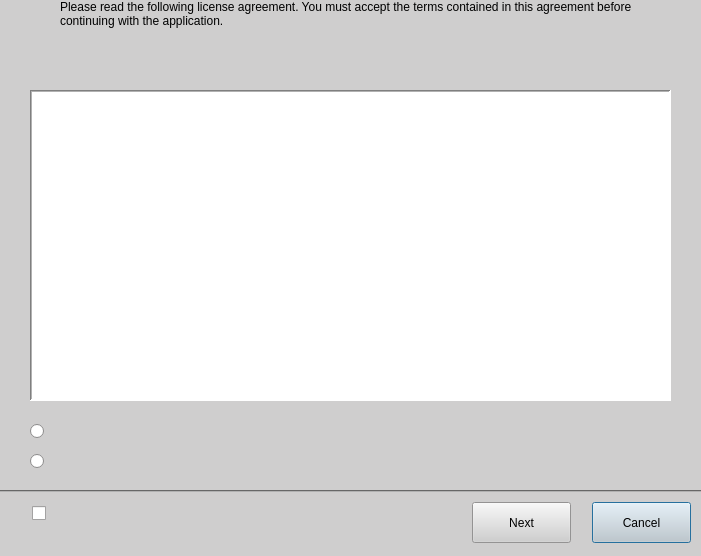
<?xml version="1.0" encoding="UTF-8"?>
<ui version="4.0">
 <class>Eula</class>
 <widget class="QDialog" name="MainWindow">
  <property name="geometry">
   <rect>
    <x>0</x>
    <y>0</y>
    <width>701</width>
    <height>556</height>
   </rect>
  </property>
  <property name="sizePolicy">
   <sizepolicy hsizetype="Fixed" vsizetype="Fixed">
    <horstretch>0</horstretch>
    <verstretch>0</verstretch>
   </sizepolicy>
  </property>
  <property name="palette">
   <palette>
    <active>
     <colorrole role="WindowText">
      <brush brushstyle="SolidPattern">
       <color alpha="255">
        <red>0</red>
        <green>0</green>
        <blue>0</blue>
       </color>
      </brush>
     </colorrole>
     <colorrole role="Button">
      <brush brushstyle="SolidPattern">
       <color alpha="255">
        <red>207</red>
        <green>206</green>
        <blue>206</blue>
       </color>
      </brush>
     </colorrole>
     <colorrole role="Light">
      <brush brushstyle="SolidPattern">
       <color alpha="255">
        <red>255</red>
        <green>255</green>
        <blue>255</blue>
       </color>
      </brush>
     </colorrole>
     <colorrole role="Midlight">
      <brush brushstyle="SolidPattern">
       <color alpha="255">
        <red>231</red>
        <green>230</green>
        <blue>230</blue>
       </color>
      </brush>
     </colorrole>
     <colorrole role="Dark">
      <brush brushstyle="SolidPattern">
       <color alpha="255">
        <red>103</red>
        <green>103</green>
        <blue>103</blue>
       </color>
      </brush>
     </colorrole>
     <colorrole role="Mid">
      <brush brushstyle="SolidPattern">
       <color alpha="255">
        <red>138</red>
        <green>137</green>
        <blue>137</blue>
       </color>
      </brush>
     </colorrole>
     <colorrole role="Text">
      <brush brushstyle="SolidPattern">
       <color alpha="255">
        <red>0</red>
        <green>0</green>
        <blue>0</blue>
       </color>
      </brush>
     </colorrole>
     <colorrole role="BrightText">
      <brush brushstyle="SolidPattern">
       <color alpha="255">
        <red>255</red>
        <green>255</green>
        <blue>255</blue>
       </color>
      </brush>
     </colorrole>
     <colorrole role="ButtonText">
      <brush brushstyle="SolidPattern">
       <color alpha="255">
        <red>0</red>
        <green>0</green>
        <blue>0</blue>
       </color>
      </brush>
     </colorrole>
     <colorrole role="Base">
      <brush brushstyle="SolidPattern">
       <color alpha="255">
        <red>255</red>
        <green>255</green>
        <blue>255</blue>
       </color>
      </brush>
     </colorrole>
     <colorrole role="Window">
      <brush brushstyle="SolidPattern">
       <color alpha="255">
        <red>207</red>
        <green>206</green>
        <blue>206</blue>
       </color>
      </brush>
     </colorrole>
     <colorrole role="Shadow">
      <brush brushstyle="SolidPattern">
       <color alpha="255">
        <red>0</red>
        <green>0</green>
        <blue>0</blue>
       </color>
      </brush>
     </colorrole>
     <colorrole role="AlternateBase">
      <brush brushstyle="SolidPattern">
       <color alpha="255">
        <red>231</red>
        <green>230</green>
        <blue>230</blue>
       </color>
      </brush>
     </colorrole>
     <colorrole role="ToolTipBase">
      <brush brushstyle="SolidPattern">
       <color alpha="255">
        <red>255</red>
        <green>255</green>
        <blue>220</blue>
       </color>
      </brush>
     </colorrole>
     <colorrole role="ToolTipText">
      <brush brushstyle="SolidPattern">
       <color alpha="255">
        <red>0</red>
        <green>0</green>
        <blue>0</blue>
       </color>
      </brush>
     </colorrole>
    </active>
    <inactive>
     <colorrole role="WindowText">
      <brush brushstyle="SolidPattern">
       <color alpha="255">
        <red>0</red>
        <green>0</green>
        <blue>0</blue>
       </color>
      </brush>
     </colorrole>
     <colorrole role="Button">
      <brush brushstyle="SolidPattern">
       <color alpha="255">
        <red>207</red>
        <green>206</green>
        <blue>206</blue>
       </color>
      </brush>
     </colorrole>
     <colorrole role="Light">
      <brush brushstyle="SolidPattern">
       <color alpha="255">
        <red>255</red>
        <green>255</green>
        <blue>255</blue>
       </color>
      </brush>
     </colorrole>
     <colorrole role="Midlight">
      <brush brushstyle="SolidPattern">
       <color alpha="255">
        <red>231</red>
        <green>230</green>
        <blue>230</blue>
       </color>
      </brush>
     </colorrole>
     <colorrole role="Dark">
      <brush brushstyle="SolidPattern">
       <color alpha="255">
        <red>103</red>
        <green>103</green>
        <blue>103</blue>
       </color>
      </brush>
     </colorrole>
     <colorrole role="Mid">
      <brush brushstyle="SolidPattern">
       <color alpha="255">
        <red>138</red>
        <green>137</green>
        <blue>137</blue>
       </color>
      </brush>
     </colorrole>
     <colorrole role="Text">
      <brush brushstyle="SolidPattern">
       <color alpha="255">
        <red>0</red>
        <green>0</green>
        <blue>0</blue>
       </color>
      </brush>
     </colorrole>
     <colorrole role="BrightText">
      <brush brushstyle="SolidPattern">
       <color alpha="255">
        <red>255</red>
        <green>255</green>
        <blue>255</blue>
       </color>
      </brush>
     </colorrole>
     <colorrole role="ButtonText">
      <brush brushstyle="SolidPattern">
       <color alpha="255">
        <red>0</red>
        <green>0</green>
        <blue>0</blue>
       </color>
      </brush>
     </colorrole>
     <colorrole role="Base">
      <brush brushstyle="SolidPattern">
       <color alpha="255">
        <red>255</red>
        <green>255</green>
        <blue>255</blue>
       </color>
      </brush>
     </colorrole>
     <colorrole role="Window">
      <brush brushstyle="SolidPattern">
       <color alpha="255">
        <red>207</red>
        <green>206</green>
        <blue>206</blue>
       </color>
      </brush>
     </colorrole>
     <colorrole role="Shadow">
      <brush brushstyle="SolidPattern">
       <color alpha="255">
        <red>0</red>
        <green>0</green>
        <blue>0</blue>
       </color>
      </brush>
     </colorrole>
     <colorrole role="AlternateBase">
      <brush brushstyle="SolidPattern">
       <color alpha="255">
        <red>231</red>
        <green>230</green>
        <blue>230</blue>
       </color>
      </brush>
     </colorrole>
     <colorrole role="ToolTipBase">
      <brush brushstyle="SolidPattern">
       <color alpha="255">
        <red>255</red>
        <green>255</green>
        <blue>220</blue>
       </color>
      </brush>
     </colorrole>
     <colorrole role="ToolTipText">
      <brush brushstyle="SolidPattern">
       <color alpha="255">
        <red>0</red>
        <green>0</green>
        <blue>0</blue>
       </color>
      </brush>
     </colorrole>
    </inactive>
    <disabled>
     <colorrole role="WindowText">
      <brush brushstyle="SolidPattern">
       <color alpha="255">
        <red>103</red>
        <green>103</green>
        <blue>103</blue>
       </color>
      </brush>
     </colorrole>
     <colorrole role="Button">
      <brush brushstyle="SolidPattern">
       <color alpha="255">
        <red>207</red>
        <green>206</green>
        <blue>206</blue>
       </color>
      </brush>
     </colorrole>
     <colorrole role="Light">
      <brush brushstyle="SolidPattern">
       <color alpha="255">
        <red>255</red>
        <green>255</green>
        <blue>255</blue>
       </color>
      </brush>
     </colorrole>
     <colorrole role="Midlight">
      <brush brushstyle="SolidPattern">
       <color alpha="255">
        <red>231</red>
        <green>230</green>
        <blue>230</blue>
       </color>
      </brush>
     </colorrole>
     <colorrole role="Dark">
      <brush brushstyle="SolidPattern">
       <color alpha="255">
        <red>103</red>
        <green>103</green>
        <blue>103</blue>
       </color>
      </brush>
     </colorrole>
     <colorrole role="Mid">
      <brush brushstyle="SolidPattern">
       <color alpha="255">
        <red>138</red>
        <green>137</green>
        <blue>137</blue>
       </color>
      </brush>
     </colorrole>
     <colorrole role="Text">
      <brush brushstyle="SolidPattern">
       <color alpha="255">
        <red>103</red>
        <green>103</green>
        <blue>103</blue>
       </color>
      </brush>
     </colorrole>
     <colorrole role="BrightText">
      <brush brushstyle="SolidPattern">
       <color alpha="255">
        <red>255</red>
        <green>255</green>
        <blue>255</blue>
       </color>
      </brush>
     </colorrole>
     <colorrole role="ButtonText">
      <brush brushstyle="SolidPattern">
       <color alpha="255">
        <red>103</red>
        <green>103</green>
        <blue>103</blue>
       </color>
      </brush>
     </colorrole>
     <colorrole role="Base">
      <brush brushstyle="SolidPattern">
       <color alpha="255">
        <red>207</red>
        <green>206</green>
        <blue>206</blue>
       </color>
      </brush>
     </colorrole>
     <colorrole role="Window">
      <brush brushstyle="SolidPattern">
       <color alpha="255">
        <red>207</red>
        <green>206</green>
        <blue>206</blue>
       </color>
      </brush>
     </colorrole>
     <colorrole role="Shadow">
      <brush brushstyle="SolidPattern">
       <color alpha="255">
        <red>0</red>
        <green>0</green>
        <blue>0</blue>
       </color>
      </brush>
     </colorrole>
     <colorrole role="AlternateBase">
      <brush brushstyle="SolidPattern">
       <color alpha="255">
        <red>207</red>
        <green>206</green>
        <blue>206</blue>
       </color>
      </brush>
     </colorrole>
     <colorrole role="ToolTipBase">
      <brush brushstyle="SolidPattern">
       <color alpha="255">
        <red>255</red>
        <green>255</green>
        <blue>220</blue>
       </color>
      </brush>
     </colorrole>
     <colorrole role="ToolTipText">
      <brush brushstyle="SolidPattern">
       <color alpha="255">
        <red>0</red>
        <green>0</green>
        <blue>0</blue>
       </color>
      </brush>
     </colorrole>
    </disabled>
   </palette>
  </property>
  <property name="windowTitle">
   <string>End User Software License Agreement</string>
  </property>
  <property name="windowIcon">
   <iconset>
    <normaloff>../res/icons/bitcoin.ico</normaloff>../res/icons/bitcoin.ico</iconset>
  </property>
  <widget class="QWidget" name="centralWidget">
   <widget class="QScrollArea" name="scrollArea">
    <property name="geometry">
     <rect>
      <x>30</x>
      <y>90</y>
      <width>641</width>
      <height>311</height>
     </rect>
    </property>
    <property name="palette">
     <palette>
      <active>
       <colorrole role="WindowText">
        <brush brushstyle="SolidPattern">
         <color alpha="255">
          <red>0</red>
          <green>0</green>
          <blue>0</blue>
         </color>
        </brush>
       </colorrole>
       <colorrole role="Button">
        <brush brushstyle="SolidPattern">
         <color alpha="255">
          <red>255</red>
          <green>255</green>
          <blue>255</blue>
         </color>
        </brush>
       </colorrole>
       <colorrole role="Light">
        <brush brushstyle="SolidPattern">
         <color alpha="255">
          <red>255</red>
          <green>255</green>
          <blue>255</blue>
         </color>
        </brush>
       </colorrole>
       <colorrole role="Midlight">
        <brush brushstyle="SolidPattern">
         <color alpha="255">
          <red>255</red>
          <green>255</green>
          <blue>255</blue>
         </color>
        </brush>
       </colorrole>
       <colorrole role="Dark">
        <brush brushstyle="SolidPattern">
         <color alpha="255">
          <red>127</red>
          <green>127</green>
          <blue>127</blue>
         </color>
        </brush>
       </colorrole>
       <colorrole role="Mid">
        <brush brushstyle="SolidPattern">
         <color alpha="255">
          <red>170</red>
          <green>170</green>
          <blue>170</blue>
         </color>
        </brush>
       </colorrole>
       <colorrole role="Text">
        <brush brushstyle="SolidPattern">
         <color alpha="255">
          <red>0</red>
          <green>0</green>
          <blue>0</blue>
         </color>
        </brush>
       </colorrole>
       <colorrole role="BrightText">
        <brush brushstyle="SolidPattern">
         <color alpha="255">
          <red>255</red>
          <green>255</green>
          <blue>255</blue>
         </color>
        </brush>
       </colorrole>
       <colorrole role="ButtonText">
        <brush brushstyle="SolidPattern">
         <color alpha="255">
          <red>0</red>
          <green>0</green>
          <blue>0</blue>
         </color>
        </brush>
       </colorrole>
       <colorrole role="Base">
        <brush brushstyle="SolidPattern">
         <color alpha="255">
          <red>255</red>
          <green>255</green>
          <blue>255</blue>
         </color>
        </brush>
       </colorrole>
       <colorrole role="Window">
        <brush brushstyle="SolidPattern">
         <color alpha="255">
          <red>255</red>
          <green>255</green>
          <blue>255</blue>
         </color>
        </brush>
       </colorrole>
       <colorrole role="Shadow">
        <brush brushstyle="SolidPattern">
         <color alpha="255">
          <red>177</red>
          <green>177</green>
          <blue>177</blue>
         </color>
        </brush>
       </colorrole>
       <colorrole role="AlternateBase">
        <brush brushstyle="SolidPattern">
         <color alpha="255">
          <red>255</red>
          <green>255</green>
          <blue>255</blue>
         </color>
        </brush>
       </colorrole>
       <colorrole role="ToolTipBase">
        <brush brushstyle="SolidPattern">
         <color alpha="255">
          <red>255</red>
          <green>255</green>
          <blue>220</blue>
         </color>
        </brush>
       </colorrole>
       <colorrole role="ToolTipText">
        <brush brushstyle="SolidPattern">
         <color alpha="255">
          <red>0</red>
          <green>0</green>
          <blue>0</blue>
         </color>
        </brush>
       </colorrole>
      </active>
      <inactive>
       <colorrole role="WindowText">
        <brush brushstyle="SolidPattern">
         <color alpha="255">
          <red>0</red>
          <green>0</green>
          <blue>0</blue>
         </color>
        </brush>
       </colorrole>
       <colorrole role="Button">
        <brush brushstyle="SolidPattern">
         <color alpha="255">
          <red>255</red>
          <green>255</green>
          <blue>255</blue>
         </color>
        </brush>
       </colorrole>
       <colorrole role="Light">
        <brush brushstyle="SolidPattern">
         <color alpha="255">
          <red>255</red>
          <green>255</green>
          <blue>255</blue>
         </color>
        </brush>
       </colorrole>
       <colorrole role="Midlight">
        <brush brushstyle="SolidPattern">
         <color alpha="255">
          <red>255</red>
          <green>255</green>
          <blue>255</blue>
         </color>
        </brush>
       </colorrole>
       <colorrole role="Dark">
        <brush brushstyle="SolidPattern">
         <color alpha="255">
          <red>127</red>
          <green>127</green>
          <blue>127</blue>
         </color>
        </brush>
       </colorrole>
       <colorrole role="Mid">
        <brush brushstyle="SolidPattern">
         <color alpha="255">
          <red>170</red>
          <green>170</green>
          <blue>170</blue>
         </color>
        </brush>
       </colorrole>
       <colorrole role="Text">
        <brush brushstyle="SolidPattern">
         <color alpha="255">
          <red>0</red>
          <green>0</green>
          <blue>0</blue>
         </color>
        </brush>
       </colorrole>
       <colorrole role="BrightText">
        <brush brushstyle="SolidPattern">
         <color alpha="255">
          <red>255</red>
          <green>255</green>
          <blue>255</blue>
         </color>
        </brush>
       </colorrole>
       <colorrole role="ButtonText">
        <brush brushstyle="SolidPattern">
         <color alpha="255">
          <red>0</red>
          <green>0</green>
          <blue>0</blue>
         </color>
        </brush>
       </colorrole>
       <colorrole role="Base">
        <brush brushstyle="SolidPattern">
         <color alpha="255">
          <red>255</red>
          <green>255</green>
          <blue>255</blue>
         </color>
        </brush>
       </colorrole>
       <colorrole role="Window">
        <brush brushstyle="SolidPattern">
         <color alpha="255">
          <red>255</red>
          <green>255</green>
          <blue>255</blue>
         </color>
        </brush>
       </colorrole>
       <colorrole role="Shadow">
        <brush brushstyle="SolidPattern">
         <color alpha="255">
          <red>177</red>
          <green>177</green>
          <blue>177</blue>
         </color>
        </brush>
       </colorrole>
       <colorrole role="AlternateBase">
        <brush brushstyle="SolidPattern">
         <color alpha="255">
          <red>255</red>
          <green>255</green>
          <blue>255</blue>
         </color>
        </brush>
       </colorrole>
       <colorrole role="ToolTipBase">
        <brush brushstyle="SolidPattern">
         <color alpha="255">
          <red>255</red>
          <green>255</green>
          <blue>220</blue>
         </color>
        </brush>
       </colorrole>
       <colorrole role="ToolTipText">
        <brush brushstyle="SolidPattern">
         <color alpha="255">
          <red>0</red>
          <green>0</green>
          <blue>0</blue>
         </color>
        </brush>
       </colorrole>
      </inactive>
      <disabled>
       <colorrole role="WindowText">
        <brush brushstyle="SolidPattern">
         <color alpha="255">
          <red>127</red>
          <green>127</green>
          <blue>127</blue>
         </color>
        </brush>
       </colorrole>
       <colorrole role="Button">
        <brush brushstyle="SolidPattern">
         <color alpha="255">
          <red>255</red>
          <green>255</green>
          <blue>255</blue>
         </color>
        </brush>
       </colorrole>
       <colorrole role="Light">
        <brush brushstyle="SolidPattern">
         <color alpha="255">
          <red>255</red>
          <green>255</green>
          <blue>255</blue>
         </color>
        </brush>
       </colorrole>
       <colorrole role="Midlight">
        <brush brushstyle="SolidPattern">
         <color alpha="255">
          <red>255</red>
          <green>255</green>
          <blue>255</blue>
         </color>
        </brush>
       </colorrole>
       <colorrole role="Dark">
        <brush brushstyle="SolidPattern">
         <color alpha="255">
          <red>127</red>
          <green>127</green>
          <blue>127</blue>
         </color>
        </brush>
       </colorrole>
       <colorrole role="Mid">
        <brush brushstyle="SolidPattern">
         <color alpha="255">
          <red>170</red>
          <green>170</green>
          <blue>170</blue>
         </color>
        </brush>
       </colorrole>
       <colorrole role="Text">
        <brush brushstyle="SolidPattern">
         <color alpha="255">
          <red>127</red>
          <green>127</green>
          <blue>127</blue>
         </color>
        </brush>
       </colorrole>
       <colorrole role="BrightText">
        <brush brushstyle="SolidPattern">
         <color alpha="255">
          <red>255</red>
          <green>255</green>
          <blue>255</blue>
         </color>
        </brush>
       </colorrole>
       <colorrole role="ButtonText">
        <brush brushstyle="SolidPattern">
         <color alpha="255">
          <red>127</red>
          <green>127</green>
          <blue>127</blue>
         </color>
        </brush>
       </colorrole>
       <colorrole role="Base">
        <brush brushstyle="SolidPattern">
         <color alpha="255">
          <red>255</red>
          <green>255</green>
          <blue>255</blue>
         </color>
        </brush>
       </colorrole>
       <colorrole role="Window">
        <brush brushstyle="SolidPattern">
         <color alpha="255">
          <red>255</red>
          <green>255</green>
          <blue>255</blue>
         </color>
        </brush>
       </colorrole>
       <colorrole role="Shadow">
        <brush brushstyle="SolidPattern">
         <color alpha="255">
          <red>177</red>
          <green>177</green>
          <blue>177</blue>
         </color>
        </brush>
       </colorrole>
       <colorrole role="AlternateBase">
        <brush brushstyle="SolidPattern">
         <color alpha="255">
          <red>255</red>
          <green>255</green>
          <blue>255</blue>
         </color>
        </brush>
       </colorrole>
       <colorrole role="ToolTipBase">
        <brush brushstyle="SolidPattern">
         <color alpha="255">
          <red>255</red>
          <green>255</green>
          <blue>220</blue>
         </color>
        </brush>
       </colorrole>
       <colorrole role="ToolTipText">
        <brush brushstyle="SolidPattern">
         <color alpha="255">
          <red>0</red>
          <green>0</green>
          <blue>0</blue>
         </color>
        </brush>
       </colorrole>
      </disabled>
     </palette>
    </property>
    <property name="frameShape">
     <enum>QFrame::WinPanel</enum>
    </property>
    <property name="frameShadow">
     <enum>QFrame::Sunken</enum>
    </property>
    <property name="lineWidth">
     <number>1</number>
    </property>
    <property name="widgetResizable">
     <bool>true</bool>
    </property>
    <widget class="QWidget" name="eulaText">
     <property name="geometry">
      <rect>
       <x>0</x>
       <y>0</y>
       <width>637</width>
       <height>307</height>
      </rect>
     </property>
    </widget>
   </widget>
   <widget class="QLabel" name="header">
    <property name="geometry">
     <rect>
      <x>60</x>
      <y>0</y>
      <width>581</width>
      <height>71</height>
     </rect>
    </property>
    <property name="font">
     <font>
      <italic>false</italic>
     </font>
    </property>
    <property name="frameShape">
     <enum>QFrame::NoFrame</enum>
    </property>
    <property name="text">
     <string>Please read the following license agreement. You must accept the terms contained in this agreement before continuing with the application.</string>
    </property>
    <property name="textFormat">
     <enum>Qt::RichText</enum>
    </property>
    <property name="scaledContents">
     <bool>false</bool>
    </property>
    <property name="alignment">
     <set>Qt::AlignLeading|Qt::AlignLeft|Qt::AlignTop</set>
    </property>
    <property name="wordWrap">
     <bool>true</bool>
    </property>
    <property name="openExternalLinks">
     <bool>false</bool>
    </property>
   </widget>
   <widget class="QScrollArea" name="scrollArea_2">
    <property name="geometry">
     <rect>
      <x>-20</x>
      <y>490</y>
      <width>811</width>
      <height>321</height>
     </rect>
    </property>
    <property name="palette">
     <palette>
      <active>
       <colorrole role="Shadow">
        <brush brushstyle="SolidPattern">
         <color alpha="255">
          <red>177</red>
          <green>177</green>
          <blue>177</blue>
         </color>
        </brush>
       </colorrole>
      </active>
      <inactive>
       <colorrole role="Shadow">
        <brush brushstyle="SolidPattern">
         <color alpha="255">
          <red>177</red>
          <green>177</green>
          <blue>177</blue>
         </color>
        </brush>
       </colorrole>
      </inactive>
      <disabled>
       <colorrole role="Shadow">
        <brush brushstyle="SolidPattern">
         <color alpha="255">
          <red>177</red>
          <green>177</green>
          <blue>177</blue>
         </color>
        </brush>
       </colorrole>
      </disabled>
     </palette>
    </property>
    <property name="frameShape">
     <enum>QFrame::WinPanel</enum>
    </property>
    <property name="frameShadow">
     <enum>QFrame::Sunken</enum>
    </property>
    <property name="lineWidth">
     <number>1</number>
    </property>
    <property name="widgetResizable">
     <bool>true</bool>
    </property>
    <widget class="QWidget" name="scrollAreaWidgetContents_2">
     <property name="geometry">
      <rect>
       <x>0</x>
       <y>0</y>
       <width>807</width>
       <height>317</height>
      </rect>
     </property>
     <widget class="QPushButton" name="cancel">
      <property name="geometry">
       <rect>
        <x>610</x>
        <y>10</y>
        <width>99</width>
        <height>41</height>
       </rect>
      </property>
      <property name="text">
       <string>Cancel</string>
      </property>
     </widget>
     <widget class="QPushButton" name="next">
      <property name="geometry">
       <rect>
        <x>490</x>
        <y>10</y>
        <width>99</width>
        <height>41</height>
       </rect>
      </property>
      <property name="text">
       <string>Next</string>
      </property>
     </widget>
     <widget class="QCheckBox" name="checkBox">
      <property name="geometry">
       <rect>
        <x>50</x>
        <y>10</y>
        <width>421</width>
        <height>22</height>
       </rect>
      </property>
      <property name="text">
       <string/>
      </property>
     </widget>
    </widget>
   </widget>
   <widget class="QRadioButton" name="radAccept">
    <property name="geometry">
     <rect>
      <x>30</x>
      <y>420</y>
      <width>641</width>
      <height>22</height>
     </rect>
    </property>
    <property name="text">
     <string/>
    </property>
   </widget>
   <widget class="QRadioButton" name="radNonAccept">
    <property name="geometry">
     <rect>
      <x>30</x>
      <y>450</y>
      <width>641</width>
      <height>22</height>
     </rect>
    </property>
    <property name="text">
     <string/>
    </property>
   </widget>
  </widget>
 </widget>
 <layoutdefault spacing="6" margin="11"/>
 <resources/>
 <connections/>
</ui>
